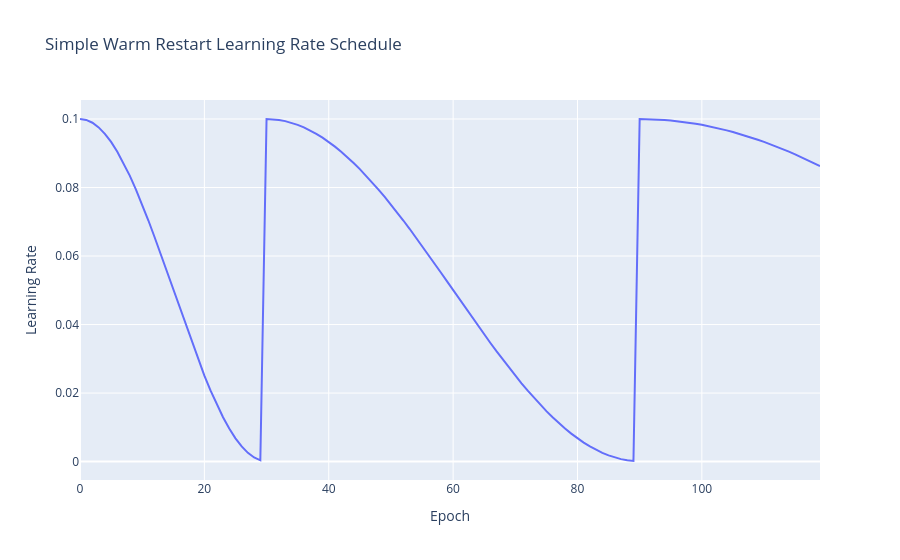

The code cell stored with this chart in its notebook:
### Code cell
import numpy as np
import plotly.graph_objects as go

def simple_warm_restart_schedule(epoch, initial_lr, min_lr, cycle_length, cycle_mult=2):
    # หาว่าตอนนี้อยู่ในรอบที่เท่าไหร่ และ epoch ที่เท่าไหร่ในรอบนั้น
    current_cycle = 0
    epoch_in_cycle = epoch
    current_cycle_length = cycle_length

    while epoch_in_cycle >= current_cycle_length:
        epoch_in_cycle -= current_cycle_length
        current_cycle += 1
        current_cycle_length *= cycle_mult # รอบถัดไปยาวขึ้น

    # คำนวณ LR ในรอบปัจจุบันโดยใช้ Cosine Annealing ภายในรอบนั้น
    progress_in_cycle = epoch_in_cycle / current_cycle_length
    cosine_value = 0.5 * (1 + np.cos(np.pi * progress_in_cycle))

    # ปรับ scale ค่า cosine ให้อยู่ในช่วง [min_lr, initial_lr] ของรอบปัจจุบัน
    new_lr = min_lr + (initial_lr - min_lr) * cosine_value

    return new_lr

# ตัวอย่างการใช้งานและแสดงผล
total_epochs = 120
initial_lr = 0.1
min_lr = 0.0001
cycle_length = 30 # ความยาวเริ่มต้นของรอบแรก
cycle_mult = 2 # รอบถัดไปยาวเป็น 2 เท่า

epochs_range = list(range(total_epochs))
lrs = [simple_warm_restart_schedule(e, initial_lr, min_lr, cycle_length, cycle_mult) for e in epochs_range]

# แสดงตัวอย่าง LR ในบาง epoch
for epoch in [0, 15, 30, 45, 60, 90, 119]:
    lr = simple_warm_restart_schedule(epoch, initial_lr, min_lr, cycle_length, cycle_mult)
    print(f"Epoch {epoch:3}: {lr:.6f}")

fig = go.Figure(data=go.Scatter(x=epochs_range, y=lrs, mode='lines'))
fig.update_layout(
    title='Simple Warm Restart Learning Rate Schedule',
    xaxis_title='Epoch',
    yaxis_title='Learning Rate',
    hovermode='x unified' # แสดงค่าบนเส้นเมื่อ hover
)
fig.show()

### Figure 1 — Plotly figure (JSON) as saved in the notebook; plotly's stock layout.template omitted (floating-point values rounded to 4 significant figures)
{"data": [{"mode": "lines", "type": "scatter", "x": [0, 1, 2, 3, 4, 5, 6, 7, 8, 9, 10, 11, 12, 13, 14, 15, 16, 17, 18, 19, 20, 21, 22, 23, 24, 25, 26, 27, 28, 29, 30, 31, 32, 33, 34, 35, 36, 37, 38, 39, 40, 41, 42, 43, 44, 45, 46, 47, 48, 49, 50, 51, 52, 53, 54, 55, 56, 57, 58, 59, 60, 61, 62, 63, 64, 65, 66, 67, 68, 69, 70, 71, 72, 73, 74, 75, 76, 77, 78, 79, 80, 81, 82, 83, 84, 85, 86, 87, 88, 89, 90, 91, 92, 93, 94, 95, 96, 97, 98, 99, 100, 101, 102, 103, 104, 105, 106, 107, 108, 109, 110, 111, 112, 113, 114, 115, 116, 117, 118, 119], "y": [0.1, 0.09973, 0.09891, 0.09756, 0.09568, 0.09331, 0.09046, 0.08717, 0.08347, 0.07941, 0.07503, 0.07037, 0.06549, 0.06044, 0.05527, 0.05005, 0.04483, 0.03966, 0.03461, 0.02973, 0.02508, 0.02069, 0.01663, 0.01293, 0.00964, 0.006792, 0.004418, 0.002545, 0.001192, 0.0003736, 0.1, 0.09993, 0.09973, 0.09939, 0.09891, 0.0983, 0.09756, 0.09668, 0.09568, 0.09456, 0.09331, 0.09194, 0.09046, 0.08887, 0.08717, 0.08537, 0.08347, 0.08148, 0.07941, 0.07725, 0.07503, 0.07273, 0.07037, 0.06795, 0.06549, 0.06298, 0.06044, 0.05786, 0.05527, 0.05266, 0.05005, 0.04744, 0.04483, 0.04224, 0.03966, 0.03712, 0.03461, 0.03215, 0.02973, 0.02737, 0.02508, 0.02285, 0.02069, 0.01862, 0.01663, 0.01473, 0.01293, 0.01123, 0.00964, 0.008158, 0.006792, 0.005544, 0.004418, 0.003418, 0.002545, 0.001802, 0.001192, 0.000715, 0.0003736, 0.0001685, 0.1, 0.09998, 0.09993, 0.09985, 0.09973, 0.09957, 0.09939, 0.09916, 0.09891, 0.09862, 0.0983, 0.09794, 0.09756, 0.09713, 0.09668, 0.0962, 0.09568, 0.09513, 0.09456, 0.09395, 0.09331, 0.09264, 0.09194, 0.09122, 0.09046, 0.08968, 0.08887, 0.08803, 0.08717, 0.08628]}], "layout": {"hovermode": "x unified", "title": {"text": "Simple Warm Restart Learning Rate Schedule"}, "xaxis": {"title": {"text": "Epoch"}}, "yaxis": {"title": {"text": "Learning Rate"}}}}
